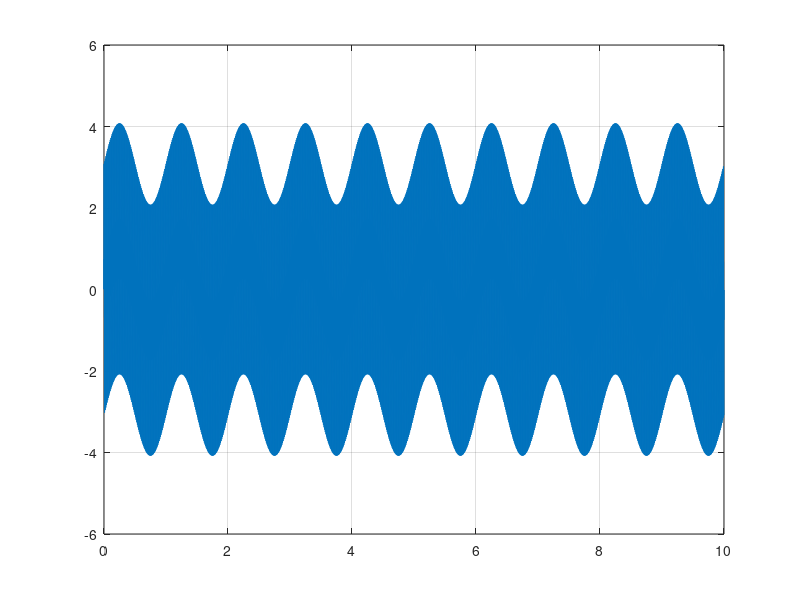
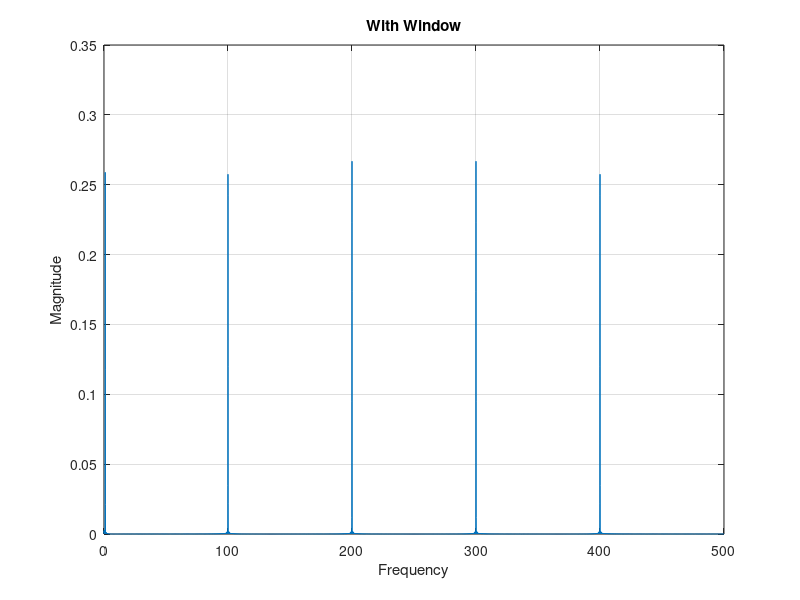

Write the MATLAB code that produced these figures, in order.
Fs = 1000;
L = 1e4;
t = linspace(0, L-1, L).'/Fs;                    
s = sum(sin([1;100;200;300;400]*2*pi*t.')).';
figure
plot(t, s)
grid

Fn = Fs/2;
NFFT = 2^nextpow2(L);
FTs = fft(s,NFFT)/L;
Fv = linspace(0, 1, NFFT/2+1)*Fn;
Iv = 1:numel(Fv);

figure
plot(Fv, abs(FTs(Iv)))
grid
xlabel('Frequency')
ylabel('Magnitude')
title('Without Window')

FTs = fft(s.*hamming(L),NFFT)/L;
plot(Fv, abs(FTs(Iv)))
grid
xlabel('Frequency')
ylabel('Magnitude')
title('With Window')